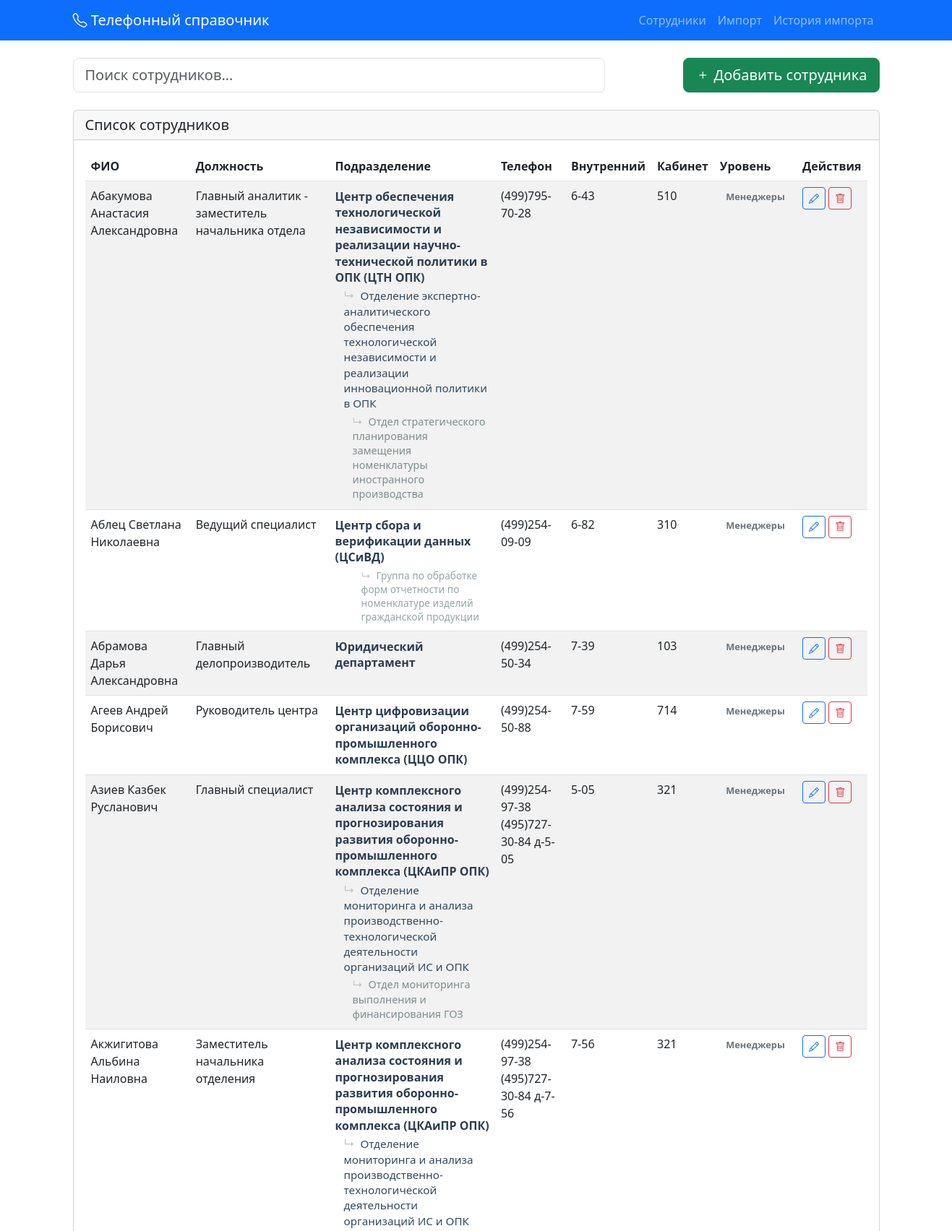
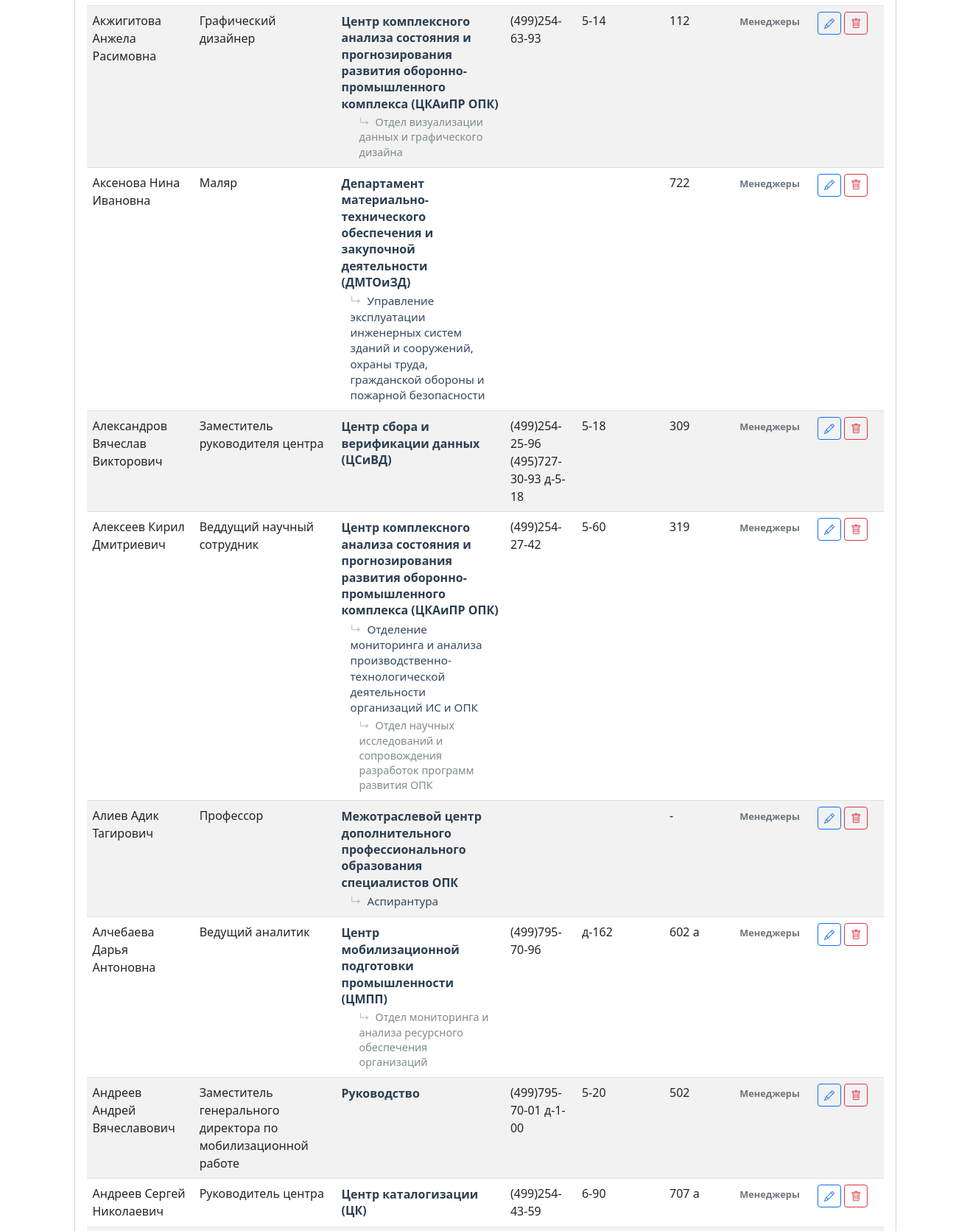
The page / (upper part) on the database its author committed (2 pictures, top to bottom).
### employees/models.py (models this page shows, shortened)
class Employee(models.Model):
    HIERARCHY_LEVELS = [
        (1, 'Высшее руководство'),
        (2, 'Руководство'),
        (3, 'Менеджеры'),
        (4, 'Специалисты'),
        (5, 'Ассистенты'),
    ]
    initials = models.CharField(max_length=50, verbose_name="Инициалы")
    full_name = models.CharField(max_length=200, verbose_name="ФИО")
    position = models.CharField(max_length=200, verbose_name="Должность")
    department1 = models.CharField(max_length=200, blank=True, verbose_name="Структурное подразделение 1")
    department2 = models.CharField(max_length=200, blank=True, verbose_name="Структурное подразделение 2")
    department3 = models.CharField(max_length=200, blank=True, verbose_name="Структурное подразделение 3")
    department4 = models.CharField(max_length=200, blank=True, verbose_name="Структурное подразделение 4")
    phone = models.CharField(max_length=20, verbose_name="Телефон")
    internal_phone = models.CharField(max_length=20, verbose_name="Внутренний телефон")
    email = models.EmailField(blank=True, verbose_name="Email")
    room = models.CharField(max_length=50, blank=True, verbose_name="Кабинет")
    hierarchy = models.IntegerField(choices=HIERARCHY_LEVELS, default=3, verbose_name="Уровень иерархии")
    created_at = models.DateTimeField(auto_now_add=True)
    updated_at = models.DateTimeField(auto_now=True)
    class Meta:
        ordering = ['hierarchy', 'full_name']
        verbose_name = 'Сотрудник'
        verbose_name_plural = 'Сотрудники'
        unique_together = ['full_name', 'internal_phone']

### employees/views.py (the view, shortened to what this page needs)
# urls.py: path('', views.EmployeeListView.as_view(), name='employee_list'),
class EmployeeListView(ListView):
    model = Employee
    template_name = 'employees/list.html'
    context_object_name = 'employees'
    paginate_by = 20
    def get_queryset(self):
        queryset = super().get_queryset()
        query = self.request.GET.get('query')
        department = self.request.GET.get('department')
        hierarchy = self.request.GET.get('hierarchy')
        if hierarchy:
            queryset = queryset.filter(hierarchy=hierarchy)
        return queryset
    def get_context_data(self, **kwargs):
        context = super().get_context_data(**kwargs)
        context['search_form'] = SearchForm(self.request.GET or None)
        return context

### employees/forms.py
class SearchForm(forms.Form):
    query = forms.CharField(
        required=False,
        widget=forms.TextInput(attrs={
            'class': 'form-control',
            'placeholder': 'Поиск по ФИО, должности, отделам...'
        })
    )
    department = forms.CharField(required=False, widget=forms.HiddenInput())
    hierarchy = forms.IntegerField(required=False, widget=forms.HiddenInput())

### employees/context_processors.py (called while the page is built)
def admin_stats(request):
    if request.path.startswith('/admin/'):
        return {
            'employees_count': Employee.objects.count(),
            'import_logs_count': ImportLog.objects.count(),
        }
    return {}

### employees/templates/employees/list.html (shortened to what this page needs)
{% extends 'base.html' %}
{% load static %}
{% block content %}
<div class="row mb-4">
    <div class="col-md-8">
        <div class="search-container">
            <input type="text" id="search-input" class="form-control form-control-lg"
                   placeholder="Поиск сотрудников..." autocomplete="off">
        </div>
    </div>
    <div class="col-md-4 text-end">
        <button class="btn btn-success btn-lg" data-bs-toggle="modal" data-bs-target="#employeeModal">
            <i class="bi bi-plus"></i> Добавить сотрудника
        </button>
    </div>
</div>
<div class="card">
    <div class="card-header">
        <h5 class="card-title mb-0">Список сотрудников</h5>
    </div>
    <div class="card-body">
        <div class="table-responsive">
            <table class="table table-striped table-hover">
                <thead>
                    <tr>
                        <th>ФИО</th>
                        <th>Должность</th>
                        <th>Подразделение</th>
                        <th>Телефон</th>
                        <th>Внутренний</th>
                        <th>Кабинет</th>
                        <th>Уровень</th>
                        <th>Действия</th>
                    </tr>
                </thead>
                <tbody id="employees-table">
                    {% for employee in employees %}
                    <tr>
                        <td>{{ employee.full_name }}</td>
                        <td>{{ employee.position }}</td>
                        <td>
                            <div class="department-hierarchy">
                                <p class="department-item main-dept">{{ employee.department1|default:"—" }}</p>
                                {% if employee.department2 %}
                                    <p class="department-item sub-dept">
                                        <span class="dept-indicator">↳</span>
                                        {{ employee.department2 }}
                                    </p>
                                {% endif %}
                                {% if employee.department3 %}
                                    <p class="department-item sub-dept-2">
                                        <span class="dept-indicator">↳</span>
                                        {{ employee.department3 }}
                                    </p>
                                {% endif %}
                                {% if employee.department4 %}
                                    <p class="department-item sub-dept-3">
                                        <span class="dept-indicator">↳</span>
                                        {{ employee.department4 }}
                                    </p>
                                {% endif %}
                            </div>
                        </td>
                        <td>{{ employee.phone }}</td>
                        <td>{{ employee.internal_phone }}</td>
                        <td>{{ employee.room|default:"-" }}</td>
                        <td>
                            <span class="badge bg-{{ employee.get_hierarchy_display|slice:':1'|lower }} hierarchy-badge text-secondary">
                                {{ employee.get_hierarchy_display }}
                            </span>
                        </td>
                        <td>
                            <button class="btn btn-sm btn-outline-primary edit-btn"
                                    data-id="{{ employee.id }}" data-bs-toggle="modal"
                                    data-bs-target="#employeeModal">
                                <i class="bi bi-pencil"></i>
                            </button>
                            <button class="btn btn-sm btn-outline-danger delete-btn"
                                    data-id="{{ employee.id }}" data-bs-toggle="modal"
                                    data-bs-target="#deleteModal">
                                <i class="bi bi-trash"></i>
                            </button>
                        </td>
                    </tr>
                    {% endfor %}
                </tbody>
            </table>
        </div>
    </div>
</div>
{% endblock %}

### templates/base.html (shortened to what this page needs)
<!DOCTYPE html>
<html lang="ru">
<head>
    <link href="https://cdn.jsdelivr.net/npm/bootstrap@5.3.0/dist/css/bootstrap.min.css" rel="stylesheet">
    <link href="https://cdn.jsdelivr.net/npm/bootstrap-icons@1.10.0/font/bootstrap-icons.css" rel="stylesheet">
</head>
<body>
    <nav class="navbar navbar-expand-lg navbar-dark bg-primary">
        <div class="container">
            <a class="navbar-brand" href="{% url 'employee_list' %}">
                <i class="bi bi-telephone"></i> Телефонный справочник
            </a>
            <div class="navbar-nav ms-auto">
                <a class="nav-link" href="{% url 'employee_list' %}">Сотрудники</a>
                <a class="nav-link" href="{% url 'import' %}">Импорт</a>
                <a class="nav-link" href="{% url 'import_log' %}">История импорта</a>
            </div>
        </div>
    </nav>
    <div class="container mt-4">
        {% block content %}{% endblock %}
    </div>
</body>
</html>

### employees/templates/employees/list.html (style rules this page uses)
.search-container { position: relative; }
.hierarchy-badge { font-size: 0.8em; }
.department-hierarchy { line-height: 1.4; }
.department-item { margin: 0; padding: 2px 0; }
.main-dept { font-weight: 600; color: #2c3e50; font-size: 1rem; }
.sub-dept { font-size: 0.95rem; color: #34495e; margin-left: 12px; }
.sub-dept-2 { font-size: 0.9rem; color: #7f8c8d; margin-left: 24px; }
.sub-dept-3 { font-size: 0.85rem; color: #95a5a6; margin-left: 36px; }
.dept-indicator { color: #bdc3c7; margin-right: 4px; }

### rows shown on the page
Employee: full_name "Абакумова Анастасия Александровна", position "Главный аналитик - заместитель начальника отдела", department1 "Центр обеспечения технологической независимости и реализации научно-технической политики в ОПК (ЦТН ОПК)", department2 "Отделение экспертно-аналитического обеспечения технологической независимости и реализации инновационной политики в ОПК", department3 "Отдел стратегического планирования замещения номенклатуры иностранного производства", phone "(499)795-70-28", internal_phone "6-43", room "510", hierarchy "Менеджеры"
Employee: full_name "Аблец Светлана Николаевна", position "Ведущий специалист", department1 "Центр сбора и верификации данных (ЦСиВД)", department4 "Группа по обработке форм отчетности по номенклатуре изделий гражданской продукции", phone "(499)254-09-09", internal_phone "6-82", room "310", hierarchy "Менеджеры"
Employee: full_name "Абрамова Дарья Александровна", position "Главный делопроизводитель", department1 "Юридический департамент", phone "(499)254-50-34", internal_phone "7-39", room "103", hierarchy "Менеджеры"
Employee: full_name "Агеев Андрей Борисович", position "Руководитель центра", department1 "Центр цифровизации организаций оборонно-промышленного комплекса (ЦЦО ОПК)", phone "(499)254-50-88", internal_phone "7-59", room "714", hierarchy "Менеджеры"
Employee: full_name "Азиев Казбек Русланович", position "Главный специалист", department1 "Центр комплексного анализа состояния и прогнозирования развития оборонно-промышленного комплекса (ЦКАиПР ОПК)", department2 "Отделение мониторинга и анализа производственно-технологической деятельности организаций ИС и ОПК", department3 "Отдел мониторинга выполнения и финансирования ГОЗ", phone "(499)254-97-38 (495)727-30-84 д-5-05", internal_phone "5-05", room "321", hierarchy "Менеджеры"
Employee: full_name "Акжигитова Альбина Наиловна", position "Заместитель начальника отделения", department1 "Центр комплексного анализа состояния и прогнозирования развития оборонно-промышленного комплекса (ЦКАиПР ОПК)", department2 "Отделение мониторинга и анализа производственно-технологической деятельности организаций ИС и ОПК", phone "(499)254-97-38 (495)727-30-84 д-7-56", internal_phone "7-56", room "321", hierarchy "Менеджеры"
Employee: full_name "Акжигитова Анжела Расимовна", position "Графический дизайнер", department1 "Центр комплексного анализа состояния и прогнозирования развития оборонно-промышленного комплекса (ЦКАиПР ОПК)", department3 "Отдел визуализации данных и графического дизайна", phone "(499)254-63-93", internal_phone "5-14", room "112", hierarchy "Менеджеры"
Employee: full_name "Аксенова Нина Ивановна", position "Маляр", department1 "Департамент материально-технического обеспечения и закупочной деятельности (ДМТОиЗД)", department2 "Управление эксплуатации инженерных систем зданий и сооружений, охраны труда, гражданской обороны и пожарной безопасности", room "722", hierarchy "Менеджеры"
Employee: full_name "Александров Вячеслав Викторович", position "Заместитель руководителя центра", department1 "Центр сбора и верификации данных (ЦСиВД)", phone "(499)254-25-96 (495)727-30-93 д-5-18", internal_phone "5-18", room "309", hierarchy "Менеджеры"
Employee: full_name "Алексеев Кирил Дмитриевич", position "Веддущий научный сотрудник", department1 "Центр комплексного анализа состояния и прогнозирования развития оборонно-промышленного комплекса (ЦКАиПР ОПК)", department2 "Отделение мониторинга и анализа производственно-технологической деятельности организаций ИС и ОПК", department3 "Отдел научных исследований и сопровождения разработок программ развития ОПК", phone "(499)254-27-42", internal_phone "5-60", room "319", hierarchy "Менеджеры"
Employee: full_name "Алиев Адик Тагирович", position "Профессор", department1 "Межотраслевой центр дополнительного профессионального образования специалистов ОПК", department2 "Аспирантура", room "-", hierarchy "Менеджеры"
Employee: full_name "Алчебаева Дарья Антоновна", position "Ведущий аналитик", department1 "Центр мобилизационной подготовки промышленности (ЦМПП)", department3 "Отдел мониторинга и анализа ресурсного обеспечения организаций", phone "(499)795-70-96", internal_phone "д-162", room "602 а", hierarchy "Менеджеры"
Employee: full_name "Андреев Андрей Вячеславович", position "Заместитель генерального директора по мобилизационной работе", department1 "Руководство", phone "(499)795-70-01 д-1-00", internal_phone "5-20", room "502", hierarchy "Менеджеры"
Employee: full_name "Андреев Сергей Николаевич", position "Руководитель центра", department1 "Центр каталогизации (ЦК)", phone "(499)254-43-59", internal_phone "6-90", room "707 а", hierarchy "Менеджеры"
